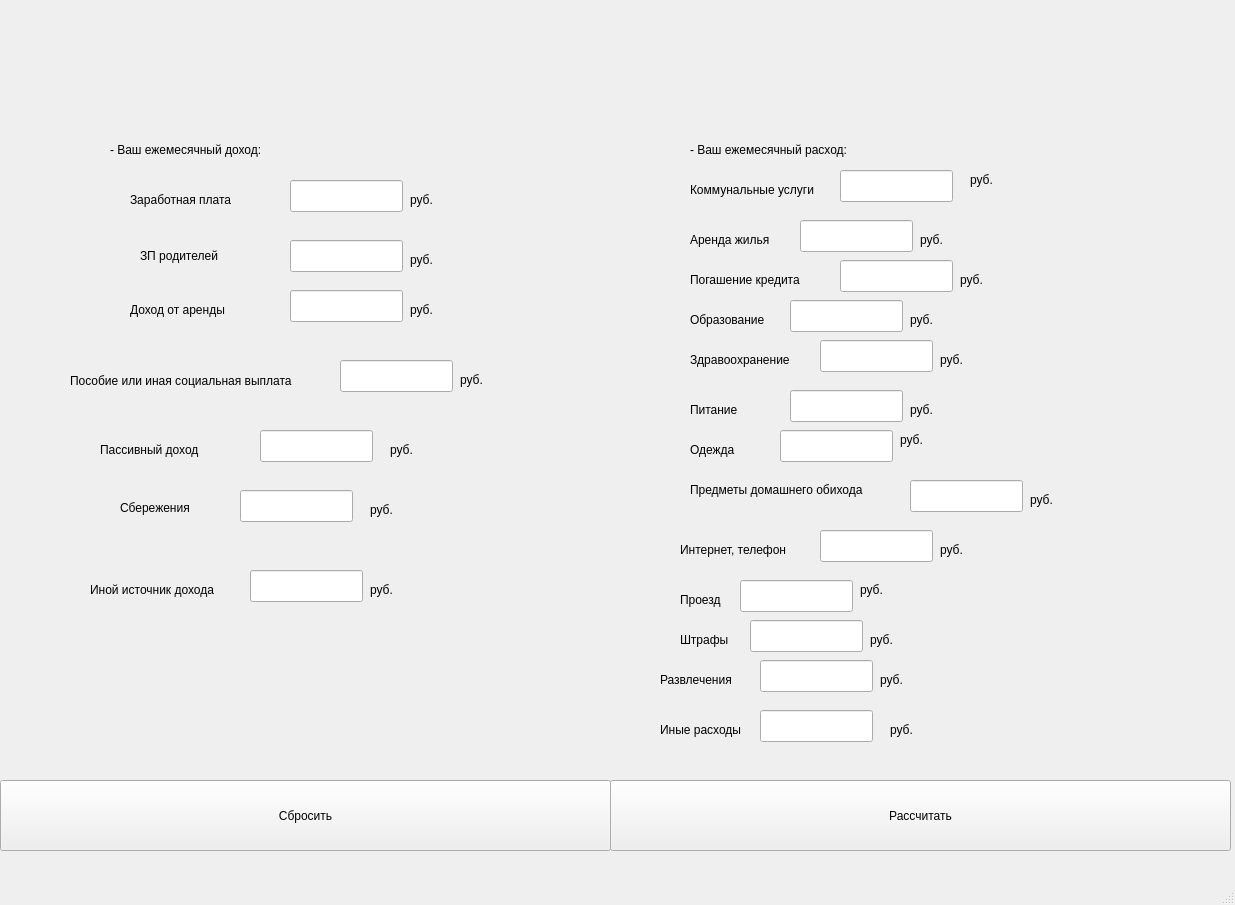
<?xml version="1.0" encoding="UTF-8"?>
<ui version="4.0">
 <class>MainWindow</class>
 <widget class="QMainWindow" name="MainWindow">
  <property name="geometry">
   <rect>
    <x>0</x>
    <y>0</y>
    <width>1235</width>
    <height>905</height>
   </rect>
  </property>
  <property name="windowTitle">
   <string>MainWindow</string>
  </property>
  <widget class="QWidget" name="centralwidget">
   <widget class="QPushButton" name="clear">
    <property name="geometry">
     <rect>
      <x>0</x>
      <y>780</y>
      <width>611</width>
      <height>71</height>
     </rect>
    </property>
    <property name="text">
     <string>Сбросить</string>
    </property>
   </widget>
   <widget class="QPushButton" name="run">
    <property name="geometry">
     <rect>
      <x>610</x>
      <y>780</y>
      <width>621</width>
      <height>71</height>
     </rect>
    </property>
    <property name="text">
     <string>Рассчитать</string>
    </property>
   </widget>
   <widget class="QLineEdit" name="inpWage">
    <property name="geometry">
     <rect>
      <x>290</x>
      <y>180</y>
      <width>113</width>
      <height>32</height>
     </rect>
    </property>
    <property name="text">
     <string/>
    </property>
   </widget>
   <widget class="QLabel" name="label">
    <property name="geometry">
     <rect>
      <x>110</x>
      <y>140</y>
      <width>331</width>
      <height>20</height>
     </rect>
    </property>
    <property name="text">
     <string>- Ваш ежемесячный доход:</string>
    </property>
   </widget>
   <widget class="QLabel" name="label_2">
    <property name="geometry">
     <rect>
      <x>130</x>
      <y>190</y>
      <width>121</width>
      <height>20</height>
     </rect>
    </property>
    <property name="text">
     <string>Заработная плата</string>
    </property>
   </widget>
   <widget class="QLabel" name="label_3">
    <property name="geometry">
     <rect>
      <x>140</x>
      <y>240</y>
      <width>101</width>
      <height>31</height>
     </rect>
    </property>
    <property name="text">
     <string>ЗП родителей</string>
    </property>
   </widget>
   <widget class="QLabel" name="label_4">
    <property name="geometry">
     <rect>
      <x>130</x>
      <y>300</y>
      <width>121</width>
      <height>20</height>
     </rect>
    </property>
    <property name="text">
     <string>Доход от аренды</string>
    </property>
   </widget>
   <widget class="QLabel" name="label_5">
    <property name="geometry">
     <rect>
      <x>70</x>
      <y>350</y>
      <width>281</width>
      <height>61</height>
     </rect>
    </property>
    <property name="text">
     <string>Пособие или иная социальная выплата</string>
    </property>
   </widget>
   <widget class="QLabel" name="label_6">
    <property name="geometry">
     <rect>
      <x>100</x>
      <y>440</y>
      <width>121</width>
      <height>20</height>
     </rect>
    </property>
    <property name="text">
     <string>Пассивный доход</string>
    </property>
   </widget>
   <widget class="QLabel" name="label_7">
    <property name="geometry">
     <rect>
      <x>120</x>
      <y>500</y>
      <width>91</width>
      <height>16</height>
     </rect>
    </property>
    <property name="text">
     <string>Сбережения</string>
    </property>
   </widget>
   <widget class="QLabel" name="label_8">
    <property name="geometry">
     <rect>
      <x>90</x>
      <y>580</y>
      <width>161</width>
      <height>20</height>
     </rect>
    </property>
    <property name="text">
     <string>Иной источник дохода</string>
    </property>
   </widget>
   <widget class="QLabel" name="label_9">
    <property name="geometry">
     <rect>
      <x>690</x>
      <y>140</y>
      <width>331</width>
      <height>20</height>
     </rect>
    </property>
    <property name="text">
     <string>- Ваш ежемесячный расход:</string>
    </property>
   </widget>
   <widget class="QLineEdit" name="inpParrentWage">
    <property name="geometry">
     <rect>
      <x>290</x>
      <y>240</y>
      <width>113</width>
      <height>32</height>
     </rect>
    </property>
    <property name="text">
     <string/>
    </property>
   </widget>
   <widget class="QLineEdit" name="inpRent">
    <property name="geometry">
     <rect>
      <x>290</x>
      <y>290</y>
      <width>113</width>
      <height>32</height>
     </rect>
    </property>
    <property name="text">
     <string/>
    </property>
   </widget>
   <widget class="QLineEdit" name="inpAllowance">
    <property name="geometry">
     <rect>
      <x>340</x>
      <y>360</y>
      <width>113</width>
      <height>32</height>
     </rect>
    </property>
    <property name="text">
     <string/>
    </property>
   </widget>
   <widget class="QLineEdit" name="inpCashback">
    <property name="geometry">
     <rect>
      <x>260</x>
      <y>430</y>
      <width>113</width>
      <height>32</height>
     </rect>
    </property>
    <property name="text">
     <string/>
    </property>
   </widget>
   <widget class="QLineEdit" name="inpSaving">
    <property name="geometry">
     <rect>
      <x>240</x>
      <y>490</y>
      <width>113</width>
      <height>32</height>
     </rect>
    </property>
    <property name="text">
     <string/>
    </property>
   </widget>
   <widget class="QLineEdit" name="anotherIncome">
    <property name="geometry">
     <rect>
      <x>250</x>
      <y>570</y>
      <width>113</width>
      <height>32</height>
     </rect>
    </property>
    <property name="text">
     <string/>
    </property>
   </widget>
   <widget class="QLineEdit" name="utilities">
    <property name="geometry">
     <rect>
      <x>840</x>
      <y>170</y>
      <width>113</width>
      <height>32</height>
     </rect>
    </property>
    <property name="text">
     <string/>
    </property>
   </widget>
   <widget class="QLabel" name="label_10">
    <property name="geometry">
     <rect>
      <x>690</x>
      <y>180</y>
      <width>161</width>
      <height>20</height>
     </rect>
    </property>
    <property name="text">
     <string>Коммунальные услуги</string>
    </property>
   </widget>
   <widget class="QLabel" name="label_11">
    <property name="geometry">
     <rect>
      <x>690</x>
      <y>230</y>
      <width>121</width>
      <height>20</height>
     </rect>
    </property>
    <property name="text">
     <string>Аренда жилья</string>
    </property>
   </widget>
   <widget class="QLabel" name="label_12">
    <property name="geometry">
     <rect>
      <x>690</x>
      <y>310</y>
      <width>121</width>
      <height>20</height>
     </rect>
    </property>
    <property name="text">
     <string>Образование</string>
    </property>
   </widget>
   <widget class="QLabel" name="label_13">
    <property name="geometry">
     <rect>
      <x>690</x>
      <y>270</y>
      <width>121</width>
      <height>20</height>
     </rect>
    </property>
    <property name="text">
     <string>Погашение кредита</string>
    </property>
   </widget>
   <widget class="QLabel" name="label_14">
    <property name="geometry">
     <rect>
      <x>690</x>
      <y>350</y>
      <width>121</width>
      <height>20</height>
     </rect>
    </property>
    <property name="text">
     <string>Здравоохранение</string>
    </property>
   </widget>
   <widget class="QLabel" name="label_15">
    <property name="geometry">
     <rect>
      <x>690</x>
      <y>400</y>
      <width>121</width>
      <height>20</height>
     </rect>
    </property>
    <property name="text">
     <string>Питание</string>
    </property>
   </widget>
   <widget class="QLabel" name="label_16">
    <property name="geometry">
     <rect>
      <x>690</x>
      <y>440</y>
      <width>121</width>
      <height>20</height>
     </rect>
    </property>
    <property name="text">
     <string>Одежда</string>
    </property>
   </widget>
   <widget class="QLabel" name="label_17">
    <property name="geometry">
     <rect>
      <x>690</x>
      <y>480</y>
      <width>221</width>
      <height>20</height>
     </rect>
    </property>
    <property name="text">
     <string>Предметы домашнего обихода</string>
    </property>
   </widget>
   <widget class="QLabel" name="label_18">
    <property name="geometry">
     <rect>
      <x>680</x>
      <y>590</y>
      <width>221</width>
      <height>20</height>
     </rect>
    </property>
    <property name="text">
     <string>Проезд</string>
    </property>
   </widget>
   <widget class="QLabel" name="label_19">
    <property name="geometry">
     <rect>
      <x>680</x>
      <y>540</y>
      <width>131</width>
      <height>20</height>
     </rect>
    </property>
    <property name="text">
     <string>Интернет, телефон</string>
    </property>
   </widget>
   <widget class="QLabel" name="label_20">
    <property name="geometry">
     <rect>
      <x>680</x>
      <y>630</y>
      <width>221</width>
      <height>20</height>
     </rect>
    </property>
    <property name="text">
     <string>Штрафы</string>
    </property>
   </widget>
   <widget class="QLabel" name="label_21">
    <property name="geometry">
     <rect>
      <x>660</x>
      <y>720</y>
      <width>221</width>
      <height>20</height>
     </rect>
    </property>
    <property name="text">
     <string>Иные расходы</string>
    </property>
   </widget>
   <widget class="QLineEdit" name="rentalOfProperty">
    <property name="geometry">
     <rect>
      <x>800</x>
      <y>220</y>
      <width>113</width>
      <height>32</height>
     </rect>
    </property>
    <property name="text">
     <string/>
    </property>
   </widget>
   <widget class="QLineEdit" name="loanRepayment">
    <property name="geometry">
     <rect>
      <x>840</x>
      <y>260</y>
      <width>113</width>
      <height>32</height>
     </rect>
    </property>
    <property name="text">
     <string/>
    </property>
   </widget>
   <widget class="QLineEdit" name="education">
    <property name="geometry">
     <rect>
      <x>790</x>
      <y>300</y>
      <width>113</width>
      <height>32</height>
     </rect>
    </property>
    <property name="text">
     <string/>
    </property>
   </widget>
   <widget class="QLineEdit" name="healthCare">
    <property name="geometry">
     <rect>
      <x>820</x>
      <y>340</y>
      <width>113</width>
      <height>32</height>
     </rect>
    </property>
    <property name="text">
     <string/>
    </property>
   </widget>
   <widget class="QLineEdit" name="nutrion">
    <property name="geometry">
     <rect>
      <x>790</x>
      <y>390</y>
      <width>113</width>
      <height>32</height>
     </rect>
    </property>
    <property name="text">
     <string/>
    </property>
   </widget>
   <widget class="QLineEdit" name="clothing">
    <property name="geometry">
     <rect>
      <x>780</x>
      <y>430</y>
      <width>113</width>
      <height>32</height>
     </rect>
    </property>
    <property name="text">
     <string/>
    </property>
   </widget>
   <widget class="QLineEdit" name="housewares">
    <property name="geometry">
     <rect>
      <x>910</x>
      <y>480</y>
      <width>113</width>
      <height>32</height>
     </rect>
    </property>
    <property name="text">
     <string/>
    </property>
   </widget>
   <widget class="QLineEdit" name="phoneOrInternet">
    <property name="geometry">
     <rect>
      <x>820</x>
      <y>530</y>
      <width>113</width>
      <height>32</height>
     </rect>
    </property>
    <property name="text">
     <string/>
    </property>
   </widget>
   <widget class="QLineEdit" name="directions">
    <property name="geometry">
     <rect>
      <x>740</x>
      <y>580</y>
      <width>113</width>
      <height>32</height>
     </rect>
    </property>
    <property name="text">
     <string/>
    </property>
   </widget>
   <widget class="QLineEdit" name="fines">
    <property name="geometry">
     <rect>
      <x>750</x>
      <y>620</y>
      <width>113</width>
      <height>32</height>
     </rect>
    </property>
    <property name="text">
     <string/>
    </property>
   </widget>
   <widget class="QLineEdit" name="fun">
    <property name="geometry">
     <rect>
      <x>760</x>
      <y>660</y>
      <width>113</width>
      <height>32</height>
     </rect>
    </property>
    <property name="text">
     <string/>
    </property>
   </widget>
   <widget class="QLabel" name="label_22">
    <property name="geometry">
     <rect>
      <x>410</x>
      <y>190</y>
      <width>31</width>
      <height>20</height>
     </rect>
    </property>
    <property name="text">
     <string>руб.</string>
    </property>
   </widget>
   <widget class="QLabel" name="label_23">
    <property name="geometry">
     <rect>
      <x>410</x>
      <y>250</y>
      <width>31</width>
      <height>20</height>
     </rect>
    </property>
    <property name="text">
     <string>руб.</string>
    </property>
   </widget>
   <widget class="QLabel" name="label_24">
    <property name="geometry">
     <rect>
      <x>460</x>
      <y>370</y>
      <width>31</width>
      <height>20</height>
     </rect>
    </property>
    <property name="text">
     <string>руб.</string>
    </property>
   </widget>
   <widget class="QLabel" name="label_25">
    <property name="geometry">
     <rect>
      <x>410</x>
      <y>300</y>
      <width>31</width>
      <height>20</height>
     </rect>
    </property>
    <property name="text">
     <string>руб.</string>
    </property>
   </widget>
   <widget class="QLabel" name="label_26">
    <property name="geometry">
     <rect>
      <x>390</x>
      <y>440</y>
      <width>31</width>
      <height>20</height>
     </rect>
    </property>
    <property name="text">
     <string>руб.</string>
    </property>
   </widget>
   <widget class="QLabel" name="label_27">
    <property name="geometry">
     <rect>
      <x>370</x>
      <y>500</y>
      <width>31</width>
      <height>20</height>
     </rect>
    </property>
    <property name="text">
     <string>руб.</string>
    </property>
   </widget>
   <widget class="QLabel" name="label_28">
    <property name="geometry">
     <rect>
      <x>370</x>
      <y>580</y>
      <width>31</width>
      <height>20</height>
     </rect>
    </property>
    <property name="text">
     <string>руб.</string>
    </property>
   </widget>
   <widget class="QLabel" name="label_29">
    <property name="geometry">
     <rect>
      <x>970</x>
      <y>170</y>
      <width>31</width>
      <height>20</height>
     </rect>
    </property>
    <property name="text">
     <string>руб.</string>
    </property>
   </widget>
   <widget class="QLabel" name="label_30">
    <property name="geometry">
     <rect>
      <x>920</x>
      <y>230</y>
      <width>31</width>
      <height>20</height>
     </rect>
    </property>
    <property name="text">
     <string>руб.</string>
    </property>
   </widget>
   <widget class="QLabel" name="label_31">
    <property name="geometry">
     <rect>
      <x>960</x>
      <y>270</y>
      <width>31</width>
      <height>20</height>
     </rect>
    </property>
    <property name="text">
     <string>руб.</string>
    </property>
   </widget>
   <widget class="QLabel" name="label_32">
    <property name="geometry">
     <rect>
      <x>910</x>
      <y>310</y>
      <width>31</width>
      <height>20</height>
     </rect>
    </property>
    <property name="text">
     <string>руб.</string>
    </property>
   </widget>
   <widget class="QLabel" name="label_33">
    <property name="geometry">
     <rect>
      <x>940</x>
      <y>350</y>
      <width>31</width>
      <height>20</height>
     </rect>
    </property>
    <property name="text">
     <string>руб.</string>
    </property>
   </widget>
   <widget class="QLabel" name="label_34">
    <property name="geometry">
     <rect>
      <x>910</x>
      <y>400</y>
      <width>31</width>
      <height>20</height>
     </rect>
    </property>
    <property name="text">
     <string>руб.</string>
    </property>
   </widget>
   <widget class="QLabel" name="label_35">
    <property name="geometry">
     <rect>
      <x>900</x>
      <y>430</y>
      <width>31</width>
      <height>20</height>
     </rect>
    </property>
    <property name="text">
     <string>руб.</string>
    </property>
   </widget>
   <widget class="QLabel" name="label_36">
    <property name="geometry">
     <rect>
      <x>940</x>
      <y>540</y>
      <width>31</width>
      <height>20</height>
     </rect>
    </property>
    <property name="text">
     <string>руб.</string>
    </property>
   </widget>
   <widget class="QLabel" name="label_37">
    <property name="geometry">
     <rect>
      <x>1030</x>
      <y>490</y>
      <width>31</width>
      <height>20</height>
     </rect>
    </property>
    <property name="text">
     <string>руб.</string>
    </property>
   </widget>
   <widget class="QLabel" name="label_38">
    <property name="geometry">
     <rect>
      <x>870</x>
      <y>630</y>
      <width>31</width>
      <height>20</height>
     </rect>
    </property>
    <property name="text">
     <string>руб.</string>
    </property>
   </widget>
   <widget class="QLabel" name="label_39">
    <property name="geometry">
     <rect>
      <x>890</x>
      <y>720</y>
      <width>31</width>
      <height>20</height>
     </rect>
    </property>
    <property name="text">
     <string>руб.</string>
    </property>
   </widget>
   <widget class="QLabel" name="label_40">
    <property name="geometry">
     <rect>
      <x>860</x>
      <y>580</y>
      <width>31</width>
      <height>20</height>
     </rect>
    </property>
    <property name="text">
     <string>руб.</string>
    </property>
   </widget>
   <widget class="QLabel" name="label_41">
    <property name="geometry">
     <rect>
      <x>660</x>
      <y>670</y>
      <width>101</width>
      <height>20</height>
     </rect>
    </property>
    <property name="text">
     <string>Развлечения</string>
    </property>
   </widget>
   <widget class="QLineEdit" name="otherExpenses">
    <property name="geometry">
     <rect>
      <x>760</x>
      <y>710</y>
      <width>113</width>
      <height>32</height>
     </rect>
    </property>
    <property name="text">
     <string/>
    </property>
   </widget>
   <widget class="QLabel" name="label_42">
    <property name="geometry">
     <rect>
      <x>880</x>
      <y>670</y>
      <width>31</width>
      <height>20</height>
     </rect>
    </property>
    <property name="text">
     <string>руб.</string>
    </property>
   </widget>
  </widget>
  <widget class="QMenuBar" name="menubar">
   <property name="geometry">
    <rect>
     <x>0</x>
     <y>0</y>
     <width>1235</width>
     <height>26</height>
    </rect>
   </property>
  </widget>
  <widget class="QStatusBar" name="statusbar"/>
 </widget>
 <resources/>
 <connections/>
</ui>
